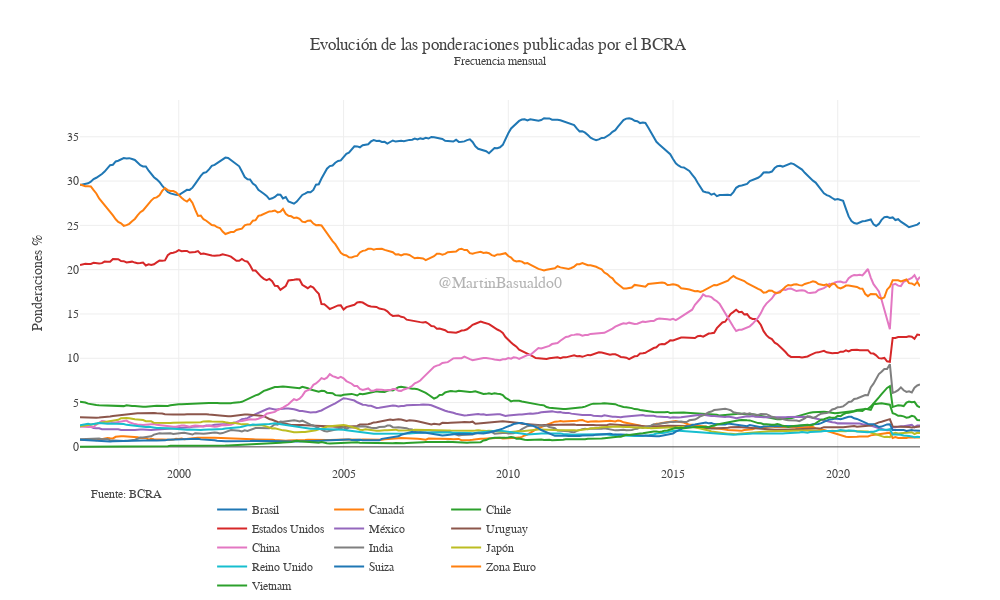

Write notebook code for a chart like this one.
### Code cell
itcrm = pd.read_excel('../data/ITCRMSerie.xlsx', header=1, skipfooter=4)

ponderadores = pd.read_excel('../data/ITCRMSerie.xlsx', sheet_name=2, header=1)
ponderadores.Período = pd.to_datetime(
    ponderadores['Período'], format='%d/%m/%Y')


def evolucion_ponderaciones():
    x = ponderadores["Período"]

    # Datos
    cotizaciones_plot = go.Figure()
    for index, pais in enumerate(ponderadores.columns[1:]):
        cotizaciones_plot.add_trace(go.Scatter(
            name=f"{pais}", x=x, y=ponderadores[pais], mode="lines"))

    # Propiedades
    cotizaciones_plot.update_xaxes(showgrid=True)
    cotizaciones_plot.update_yaxes(title_text="Ponderaciones %")
    cotizaciones_plot.update_layout(separators=",.", font_family="Georgia",
                                    height=600, width=1000,
                                    template='none',
                                    title_text=f"Evolución de las ponderaciones publicadas por el BCRA <br><sup>Frecuencia mensual",
                                    legend=dict(yanchor="top", y=-.05, xanchor="left", x=0.36, orientation='h'))

    note = 'Fuente: BCRA'
    cotizaciones_plot.add_annotation(showarrow=False, text=note, font=dict(size=12), xref='paper', x=0.1, yref='paper', y=-0.1,
                                     xanchor='right', yanchor='auto', xshift=0, yshift=0,)

    # Marca de agua
    cotizaciones_plot.add_annotation(showarrow=False, text='@MartinBasualdo0', font=dict(size=16), font_family="arial", opacity=0.4,
                                     xref='paper', yref='paper', x=0.5, y=0.5)
    return cotizaciones_plot


evolucion_ponderaciones()

### Figure 1 — Plotly figure (JSON) as saved in the notebook; plotly's stock layout.template omitted (floating-point values rounded to 4 significant figures; data arrays with more than 128 entries replaced by an {"elided": "..."} marker saying what was removed)
{"data": [{"mode": "lines", "name": "Brasil", "type": "scatter", "x": {"elided": "307 str values"}, "y": {"elided": "307 float values"}}, {"mode": "lines", "name": "Canadá", "type": "scatter", "x": {"elided": "307 str values"}, "y": {"elided": "307 float values"}}, {"mode": "lines", "name": "Chile", "type": "scatter", "x": {"elided": "307 str values"}, "y": {"elided": "307 float values"}}, {"mode": "lines", "name": "Estados Unidos", "type": "scatter", "x": {"elided": "307 str values"}, "y": {"elided": "307 float values"}}, {"mode": "lines", "name": "México", "type": "scatter", "x": {"elided": "307 str values"}, "y": {"elided": "307 float values"}}, {"mode": "lines", "name": "Uruguay", "type": "scatter", "x": {"elided": "307 str values"}, "y": {"elided": "307 float values"}}, {"mode": "lines", "name": "China", "type": "scatter", "x": {"elided": "307 str values"}, "y": {"elided": "307 float values"}}, {"mode": "lines", "name": "India", "type": "scatter", "x": {"elided": "307 str values"}, "y": {"elided": "307 float values"}}, {"mode": "lines", "name": "Japón", "type": "scatter", "x": {"elided": "307 str values"}, "y": {"elided": "307 float values"}}, {"mode": "lines", "name": "Reino Unido", "type": "scatter", "x": {"elided": "307 str values"}, "y": {"elided": "307 float values"}}, {"mode": "lines", "name": "Suiza", "type": "scatter", "x": {"elided": "307 str values"}, "y": {"elided": "307 float values"}}, {"mode": "lines", "name": "Zona Euro", "type": "scatter", "x": {"elided": "307 str values"}, "y": {"elided": "307 float values"}}, {"mode": "lines", "name": "Vietnam", "type": "scatter", "x": {"elided": "307 str values"}, "y": {"elided": "307 float values"}}], "layout": {"annotations": [{"font": {"size": 12}, "showarrow": false, "text": "Fuente: BCRA", "x": 0.1, "xanchor": "right", "xref": "paper", "xshift": 0, "y": -0.1, "yanchor": "auto", "yref": "paper", "yshift": 0}, {"font": {"family": "arial", "size": 16}, "opacity": 0.4, "showarrow": false, "text": "@MartinBasualdo0", "x": 0.5, "xref": "paper", "y": 0.5, "yref": "paper"}], "font": {"family": "Georgia"}, "height": 600, "legend": {"orientation": "h", "x": 0.36, "xanchor": "left", "y": -0.05, "yanchor": "top"}, "separators": ",.", "title": {"text": "Evolución de las ponderaciones publicadas por el BCRA <br><sup>Frecuencia mensual"}, "width": 1000, "xaxis": {"showgrid": true}, "yaxis": {"title": {"text": "Ponderaciones %"}}}}
